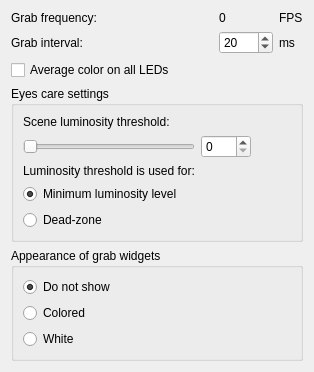
          <widget class="QWidget" name="page">
           <layout class="QVBoxLayout" name="verticalLayout_12">
            <item>
             <layout class="QGridLayout" name="gridLayout" rowstretch="0,0,0">
              <item row="0" column="1">
               <widget class="QLabel" name="label_GrabFrequency_value">
                <property name="text">
                 <string notr="true">0</string>
                </property>
                <property name="margin">
                 <number>3</number>
                </property>
                <property name="textInteractionFlags">
                 <set>Qt::LinksAccessibleByMouse|Qt::TextSelectableByMouse</set>
                </property>
               </widget>
              </item>
              <item row="1" column="0">
               <widget class="QLabel" name="label_SlowdownGrab_txt">
                <property name="sizePolicy">
                 <sizepolicy hsizetype="Expanding" vsizetype="Preferred">
                  <horstretch>0</horstretch>
                  <verstretch>0</verstretch>
                 </sizepolicy>
                </property>
                <property name="font">
                 <font>
                  <weight>50</weight>
                  <bold>false</bold>
                 </font>
                </property>
                <property name="text">
                 <string>Grab interval:</string>
                </property>
                <property name="alignment">
                 <set>Qt::AlignLeading|Qt::AlignLeft|Qt::AlignVCenter</set>
                </property>
                <property name="margin">
                 <number>0</number>
                </property>
               </widget>
              </item>
              <item row="1" column="1">
               <widget class="QSpinBox" name="spinBox_GrabSlowdown">
                <property name="sizePolicy">
                 <sizepolicy hsizetype="Fixed" vsizetype="Fixed">
                  <horstretch>0</horstretch>
                  <verstretch>0</verstretch>
                 </sizepolicy>
                </property>
                <property name="minimumSize">
                 <size>
                  <width>50</width>
                  <height>0</height>
                 </size>
                </property>
                <property name="minimum">
                 <number>1</number>
                </property>
                <property name="maximum">
                 <number>1000</number>
                </property>
                <property name="value">
                 <number>20</number>
                </property>
               </widget>
              </item>
              <item row="2" column="0">
               <widget class="QCheckBox" name="checkBox_GrabIsAvgColors">
                <property name="font">
                 <font>
                  <weight>50</weight>
                  <bold>false</bold>
                 </font>
                </property>
                <property name="text">
                 <string>Average color on all LEDs</string>
                </property>
                <property name="checked">
                 <bool>false</bool>
                </property>
               </widget>
              </item>
              <item row="0" column="2">
               <widget class="QLabel" name="label_GrabFrequency_txt_fps">
                <property name="text">
                 <string>FPS</string>
                </property>
                <property name="alignment">
                 <set>Qt::AlignLeading|Qt::AlignLeft|Qt::AlignVCenter</set>
                </property>
                <property name="textInteractionFlags">
                 <set>Qt::LinksAccessibleByMouse|Qt::TextSelectableByMouse</set>
                </property>
               </widget>
              </item>
              <item row="0" column="0">
               <widget class="QLabel" name="label_GrabFrequency_txt">
                <property name="sizePolicy">
                 <sizepolicy hsizetype="Expanding" vsizetype="Maximum">
                  <horstretch>0</horstretch>
                  <verstretch>0</verstretch>
                 </sizepolicy>
                </property>
                <property name="font">
                 <font>
                  <weight>50</weight>
                  <bold>false</bold>
                 </font>
                </property>
                <property name="text">
                 <string>Grab frequency:</string>
                </property>
                <property name="alignment">
                 <set>Qt::AlignLeading|Qt::AlignLeft|Qt::AlignVCenter</set>
                </property>
               </widget>
              </item>
              <item row="1" column="2">
               <widget class="QLabel" name="label_SlowdownGrab_txt_ms">
                <property name="text">
                 <string>ms</string>
                </property>
                <property name="alignment">
                 <set>Qt::AlignLeading|Qt::AlignLeft|Qt::AlignVCenter</set>
                </property>
               </widget>
              </item>
             </layout>
            </item>
            <item>
             <widget class="QGroupBox" name="groupBox_3">
              <property name="title">
               <string>Eyes care settings</string>
              </property>
              <layout class="QGridLayout" name="gridLayout_4">
               <item row="7" column="0">
                <widget class="QRadioButton" name="radioButton_LuminosityDeadZone">
                 <property name="text">
                  <string>Dead-zone</string>
                 </property>
                </widget>
               </item>
               <item row="0" column="0">
                <widget class="QLabel" name="label_6">
                 <property name="styleSheet">
                  <string notr="true">margin-top:0px;</string>
                 </property>
                 <property name="text">
                  <string>Scene luminosity threshold:</string>
                 </property>
                 <property name="alignment">
                  <set>Qt::AlignLeading|Qt::AlignLeft|Qt::AlignVCenter</set>
                 </property>
                </widget>
               </item>
               <item row="5" column="0">
                <widget class="QLabel" name="label_luminosityThresholdUsedFor">
                 <property name="text">
                  <string>Luminosity threshold is used for:</string>
                 </property>
                 <property name="alignment">
                  <set>Qt::AlignLeading|Qt::AlignLeft|Qt::AlignVCenter</set>
                 </property>
                </widget>
               </item>
               <item row="6" column="0">
                <widget class="QRadioButton" name="radioButton_MinimumLuminosity">
                 <property name="text">
                  <string>Minimum luminosity level</string>
                 </property>
                 <property name="checked">
                  <bool>true</bool>
                 </property>
                </widget>
               </item>
               <item row="4" column="3">
                <widget class="QSpinBox" name="spinBox_LuminosityThreshold">
                 <property name="sizePolicy">
                  <sizepolicy hsizetype="Fixed" vsizetype="Fixed">
                   <horstretch>0</horstretch>
                   <verstretch>0</verstretch>
                  </sizepolicy>
                 </property>
                 <property name="minimumSize">
                  <size>
                   <width>50</width>
                   <height>0</height>
                  </size>
                 </property>
                 <property name="minimum">
                  <number>0</number>
                 </property>
                 <property name="maximum">
                  <number>100</number>
                 </property>
                 <property name="value">
                  <number>0</number>
                 </property>
                </widget>
               </item>
               <item row="4" column="4">
                <widget class="QPushButton" name="pushButton_lumosityThresholdHelp">
                 <property name="sizePolicy">
                  <sizepolicy hsizetype="Fixed" vsizetype="Fixed">
                   <horstretch>0</horstretch>
                   <verstretch>0</verstretch>
                  </sizepolicy>
                 </property>
                 <property name="styleSheet">
                  <string notr="true">margin: 0px;</string>
                 </property>
                 <property name="text">
                  <string/>
                 </property>
                 <property name="icon">
                  <iconset resource="../res/LightpackResources.qrc">
                   <normaloff>:/icons/help.png</normaloff>:/icons/help.png</iconset>
                 </property>
                 <property name="flat">
                  <bool>true</bool>
                 </property>
                </widget>
               </item>
               <item row="4" column="0">
                <widget class="QSlider" name="horizontalSlider_LuminosityThreshold">
                 <property name="sizePolicy">
                  <sizepolicy hsizetype="Minimum" vsizetype="Fixed">
                   <horstretch>0</horstretch>
                   <verstretch>0</verstretch>
                  </sizepolicy>
                 </property>
                 <property name="whatsThis">
                  <string>&lt;h4&gt;Scene luminosity threshold&lt;/h4&gt; It works in two ways: You can either use &lt;b&gt;minimum luminosity level&lt;/b&gt; for soft and gentle light in dark scenes or you can use &lt;b&gt;dead-zone&lt;/b&gt; luminosity grabbing which ignores small non-black objects on black backgrounds and turns lights OFF in dark scenes. This is eye-saving vs. eye-killing options which works mutually. We &lt;b&gt;recommend&lt;/b&gt; to use threshold for minimum luminosity level.</string>
                 </property>
                 <property name="maximum">
                  <number>100</number>
                 </property>
                 <property name="orientation">
                  <enum>Qt::Horizontal</enum>
                 </property>
                </widget>
               </item>
              </layout>
             </widget>
            </item>
            <item>
             <widget class="QGroupBox" name="groupBox_2">
              <property name="title">
               <string>Appearance of grab widgets</string>
              </property>
              <layout class="QVBoxLayout" name="verticalLayout_16">
               <item>
                <widget class="QRadioButton" name="radioButton_GrabWidgetsDontShow">
                 <property name="text">
                  <string>Do not show</string>
                 </property>
                 <property name="checked">
                  <bool>true</bool>
                 </property>
                </widget>
               </item>
               <item>
                <widget class="QRadioButton" name="radioButton_Colored">
                 <property name="text">
                  <string>Colored</string>
                 </property>
                 <property name="checked">
                  <bool>false</bool>
                 </property>
                </widget>
               </item>
               <item>
                <widget class="QRadioButton" name="radioButton_White">
                 <property name="text">
                  <string>White</string>
                 </property>
                </widget>
               </item>
              </layout>
             </widget>
            </item>
           </layout>
          </widget>
